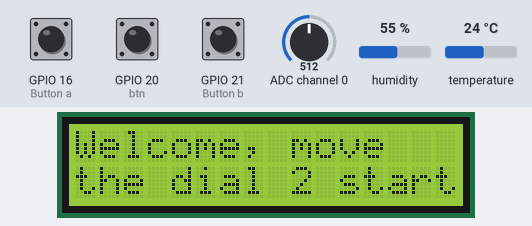
A program run on a simulated Raspberry Pi (BCM pin numbers). Shown: 16×2 character LCD. The test bench sets the inputs (shaded band); at power-on: GPIO 16 (Button a) HIGH, GPIO 20 (btn) HIGH, GPIO 21 (Button b) HIGH, ADC channel 0 = 512, humidity 55 %, temperature 24 °C (analog values on the 0–1023 scale). No MQTT or app messages arrive unless stated; library files of the repository ran but are not shown: dht11_library.py, I2C_LCD_Driver.py.

Above: at 1.6 s.
1.7 s: GPIO 16 (Button a) pulled LOW for 3 s
At 2.5 s:
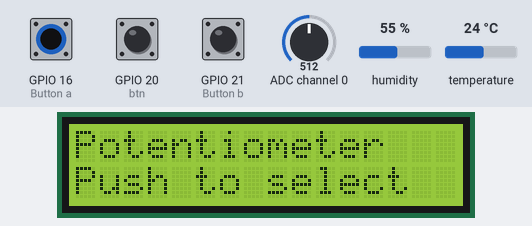
7.9 s: GPIO 20 (btn) pulled LOW for 3 s
At 8.8 s:
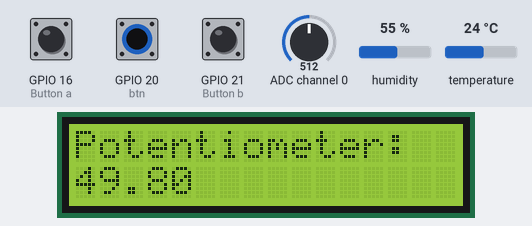
14.1 s: GPIO 20 (btn) pulsed LOW 5 times (0.12 s each, 0.3 s apart)
At 14.78 s:
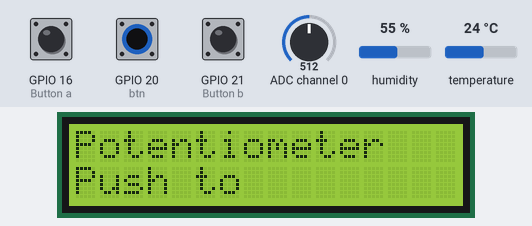
20.3 s: GPIO 16 (Button a) pulled LOW for 3 s
At 20.9 s:
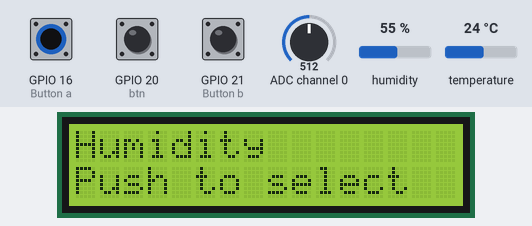
26.5 s: GPIO 20 (btn) pulled LOW for 3 s
At 27.0 s:
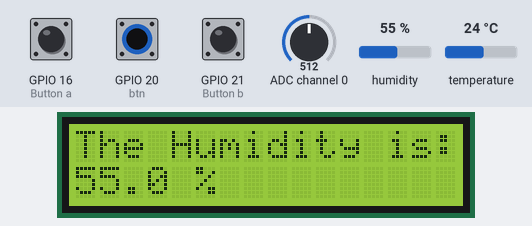
Timing chart, 0 to 29.5 s (numbered marks = the images above; inputs shaded):
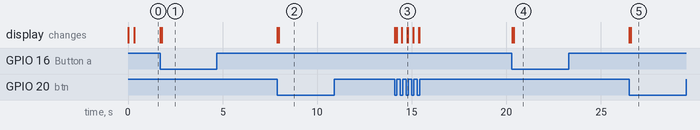

The program:

thingspeakiot.py
```python
import RPi.GPIO as GPIO
import dht11_library as dht11
import smbus
from gpiozero import Button
import I2C_LCD_Driver
from time import sleep
import paho.mqtt.client as mqtt


# initialize GPIO
GPIO.setwarnings(False)
GPIO.setmode(GPIO.BCM)
GPIO.cleanup()

lcd = True
#set up lcd object if it is not present then it does not crash the program
try:
    mylcd = I2C_LCD_Driver.lcd()
except:
    lcd = False

#set up the object for the rotary encoder
a = Button(16, pull_up=True)
b = Button(21, pull_up=True)
btn = Button(20, pull_up=True)

# read data using pin 14

#object for the ADC
mybus = smbus.SMBus(1)

MQTT_CLIENT_ID = "OzwMAQQzAj0kMysALiEpFyg" # This is for your own client identification. Can be anything
MQTT_USERNAME = "OzwMAQQzAj0kMysALiEpFyg" #This is the ThingsSpeak's Author
MQTT_PASSWD = "qDfhDyahMxKMtdWrDwLAkVaP" #This is the MQTT API Key found under My Profile in ThingSpeak
MQTT_HOST = "mqtt3.thingspeak.com" #This is the ThingSpeak hostname
MQTT_PORT = 1883 #Typical port # for MQTT protocol. If using TLS -> 8883
CHANNEL_ID = "1916731" #Channel ID found on ThingSpeak website
MQTT_WRITE_APIKEY = "Y20O9QUIESJ7OPEA" # Write API Key found under ThingSpeak Channel Settings
MQTT_PUBLISH_TOPIC = "channels/" + CHANNEL_ID + "/publish"
"""
Standard callback functions. See Phao MQTT documentation for more

This function will be called upon connection
"""

def on_connect(client, userdata, flags, rc):
    print("Connected ", rc)

"""
This function is called upon Publishing of data to predefined topic
"""

def on_publish(client, userdata, result):
    print("Published ", result)

"""
This function is used for logging. For this to work, you must uncomment the callback binding
"""

def on_log(client, userdata, level, buf):
    print("log:", buf)


#the menues array is for displaying the top menues of temp/humidity/potentiometer. the user must select from these
menues = [["Temperature","Push to select"],["Humidity","Push to select"],["Potentiometer","Push to select"]]
#the following variable is used for determining what the user selected from the menues page
#it starts at -1 because of the starting screen, if it were not then when the user moved the dial
#it would skip the first menu to show the user
menues_page = -1
sub_menu = 0 #a flag for determining if the program is in a sub menu or in a top menu
def pressed():
    global menues_page #sets the menues_page as a global variable
    if b.value == 1: #determines if the rotarty encoder is turning clockwise
        if sub_menu == 0: #ill only chage the
            menues_page += 1
            if menues_page == (len(menues)):
                menues_page = 0
            mylcd.lcd_clear()
            mylcd.lcd_display_string(string=menues[menues_page][0])
            mylcd.lcd_display_string(string=menues[menues_page][1], line=2)

    elif b.value == 0: #determies if the rotarty encoder is turning counter-clockwise
        if sub_menu == 0:
            menues_page -= 1
            if menues_page == -1 or menues_page == -2:
                menues_page = len(menues)-1
            mylcd.lcd_clear()
            mylcd.lcd_display_string(string=menues[menues_page][0])
            mylcd.lcd_display_string(string=menues[menues_page][1], line=2)

def button():
    global sub_menu
    sub_menu += 1
    if sub_menu == 1 and menues_page == 0:
        po = "The Temp is:"
        po2 = "%-3.1f C" % result.temperature
        mylcd.lcd_clear()
        mylcd.lcd_display_string(string=po)
        mylcd.lcd_display_string(string=po2, line=2)
    elif sub_menu == 1 and menues_page == 1:
        po = "The Humidity is:"
        po2 = "%-3.1f %%" % result.humidity
        mylcd.lcd_clear()
        mylcd.lcd_display_string(string=po)
        mylcd.lcd_display_string(string=po2, line=2)
    elif sub_menu == 1 and menues_page == 2:
        po = "Potentiometer:"
        po2 = "%.2f " %percent
        mylcd.lcd_clear()
        mylcd.lcd_display_string(string=po)
        mylcd.lcd_display_string(string=po2, line=2)
    elif sub_menu == 2:
        sub_menu = 0
        mylcd.lcd_clear()
        mylcd.lcd_display_string(string=menues[menues_page][0])
        mylcd.lcd_display_string(string=menues[menues_page][1], line=2)

#callbacks for the rotary encoder
a.when_pressed = pressed
btn.when_pressed = button

if lcd:#this if statement is to prevent the program from crashing
    #starting screen for lcd
    mylcd.lcd_clear()
    greeting = ["Welcome, move","the dial 2 start"]
    mylcd.lcd_display_string(string=greeting[0])
    mylcd.lcd_display_string(string=greeting[1], line=2)

#main function and while loop
def main():
    global client
    """ create client instance"""
    client = mqtt.Client(client_id=MQTT_CLIENT_ID, clean_session=True, userdata=None, protocol=mqtt.MQTTv311, transport="tcp")

    """ standard callback bindings """
    #client.on_connect = on_connect
    #client.on_message = on_message
    #client.on_subscribe = on_subscribe
    #client.on_unsubscribe = on_unsubscribe
    #client.on_disconnect = on_disconnect
    #client.on_publish = on_publish
    #client.on_log = on_log

    """ Set the conneciton authentication. """
    client.username_pw_set(MQTT_USERNAME, password=MQTT_PASSWD)
    """ Connect client """
    client.connect(MQTT_HOST, port=MQTT_PORT, keepalive=60)
    """ start the looping of client connection. This needs to be done otherwise the connection will only happen once and expire """
    client.loop_start()

    while True:
        global result #global variable for the temp/humidity result
        global percent #global variable for the potentiometer result

        if not client.is_connected:
            print("Client disconnected. Trying to reconnect.")
            client.reconnect()

        #sets up and reads temp/humidity from the DHT11
        temp_sensor = dht11.DHT11(pin = 25)
        result = temp_sensor.read()

        if result.is_valid():
            pass
        else:
            result = temp_sensor.read()

        #writes to the ADC the I2C address and the value calculated in lab
        mybus.write_byte(0x4b, 0x84)
        sleep(0.1)
        #reads from the ADC
        to_print = mybus.read_byte(0x4b)
        #the following calculates and prints the percentage value of the rotation of the potentiometer
        percent = 100*(to_print/255)

        pub_topic = "field1=" + str("%-3.1f" % result.temperature) + "&field2=" + str("%-3.1f" % result.humidity) + "&field3=" + str("%.2f " %percent)
        #print(MQTT_PUBLISH_TOPIC,"\n",pub_topic,"\n")
        client.publish(MQTT_PUBLISH_TOPIC, pub_topic)

        #sleeps the main loop, this is done so data is not taken constantly
        sleep(5)

if __name__ == '__main__':
    try:
        main()
    except KeyboardInterrupt:
        #this is for cleaning up the screen before exiting the program
        mylcd.lcd_clear()
        goodbye = ["Thank you!","Have a Good Day!"]
        mylcd.lcd_display_string(string=goodbye[0],pos=int(((16/2)-(len(goodbye[0])/2))))
        mylcd.lcd_display_string(string=goodbye[1], line=2)
        sleep(3) #sleeps so that the message will be displayed before being cleared
        mylcd.lcd_clear()
        client.disconnect()
        print("\nprogram exiting!")
```

Measured:
- after the input at 1.7 s, the display: first changes at once (image 1 shows a later state)
- after the input at 7.9 s, the display: first changes at once (image 2 shows a later state)
- after the input at 14.1 s, the display: first changes at once (image 3 shows a later state)
- after the input at 20.3 s, the display: first changes at once (image 4 shows a later state)
- after the input at 26.5 s, the display: first changes at once (image 5 shows a later state)
